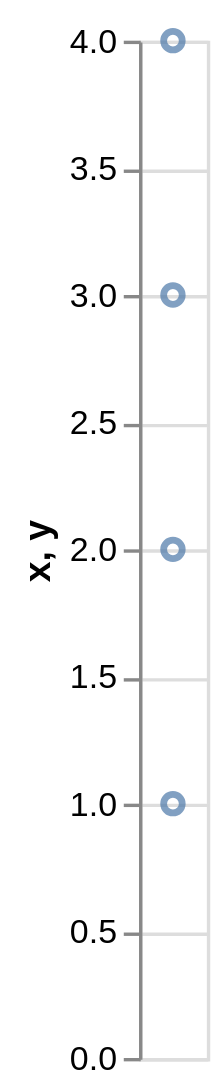

Write the Vega-Lite specification saved for this chart.
### Vega-Lite specification from a JSON file in a GitHub repository (floating-point values rounded to 4 significant figures)
{"$schema": "https://vega.github.io/schema/vega-lite/v6.json", "description": "A repetition whose copies are *layered* rather than laid side by side — `{\"repeat\": {\"layer\": […]}}`. The other look-alike of a composition inside a layer, and allowed where that is not: the repeat is above the layer here, not inside it.", "data": {"values": [{"x": 1, "y": 2}, {"x": 3, "y": 4}]}, "repeat": {"layer": ["x", "y"]}, "spec": {"mark": "point", "encoding": {"y": {"field": {"repeat": "layer"}, "type": "quantitative"}}}}
